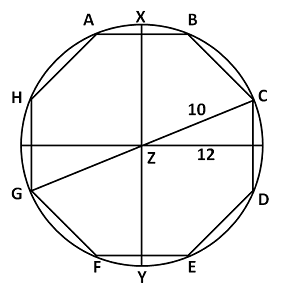
#> input picture experiments/data/images/0030.png, 282 x 299 px, found by its file name
$ python corner_detector.py
#> lines starting #> are read from the running program, lines starting #| are printed output that depends on the picture; after the words box and inside, x2 and y2 are one past the last pixel; in counts of white or black regions, pixels touching at a corner belong together
#> further down, img is the input picture: shape (299, 282, 3); min 0, max 255, mean 241.5
### diagram_parser/text_detector.py
import cv2.cv2 as cv2
import numpy as np
from numpy import cos, sin
from experiments.params import Params


# [4 lines left out: function preprocess, not called in this run]


def threshold_image(image):
    thresh = cv2.threshold(image, 200, 255, cv2.THRESH_BINARY)[1]
    return thresh


def connected_components_and_threshold(image):
    gray = image
    threshold = cv2.threshold(gray, -1, 255, cv2.THRESH_OTSU)[1]  # ensure binary
    components = cv2.connectedComponentsWithStats(threshold, connectivity=8)
    stats = components[2]
    stats_with_small_areas = stats[1:]
    areas = [stat[2]*stat[3] for stat in stats_with_small_areas]
    if len(areas) < 2:
        return components, -1, threshold
    area_threshold = sorted(areas)[-2]

    return components, area_threshold, threshold


# [150 lines left out: functions get_component_roi, imshow_components, white_out_components_with_threshold, remove_text, text_components_with_centroids, rotate_points and 1 more, not called in this run]

# [3 lines that do not run on import are left out]

### diagram_parser/corner_detector.py
import cv2.cv2 as cv2
import numpy as np
from diagram_parser.text_detector import connected_components_and_threshold
from experiments.params import Params


def distance(x1, y1, x2, y2):
    return np.linalg.norm((x2 - x1, y2 - y1))


def get_corners(image):
    #    gray = cv2.cvtColor(image, cv2.COLOR_BGR2GRAY)
    gray = image

    #    masked = remove_text(gray)
    masked = image
    # PARAM corner_detector_gaussian_blur_ksize
    # PARAM corner_detector_gaussian_blur_sigma
    blur_params = Params.params['corner_detector_gaussian_blur_params']
    masked = cv2.GaussianBlur(masked, (blur_params[0], blur_params[0]), blur_params[1])
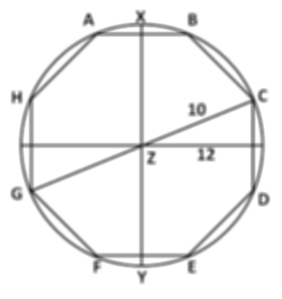
#> masked: shape (299, 282); min 40, max 255, mean 241.5
    # PARAM harris_sobel_ksize
    # PARAM harris_blocksize
    # PARAM harris_k
    harris_params = Params.params['corner_harris_params']
    corners = cv2.cornerHarris(masked, harris_params[0], harris_params[1], harris_params[2])
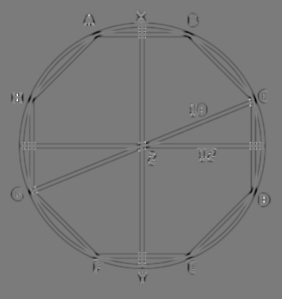
#> corners: shape (299, 282) float32; min -0.00144, max 0.00153, mean -2.42e-05; drawn with min black and max white
    dilated_corners = cv2.dilate(corners, None)
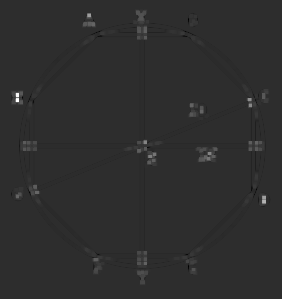
#> dilated_corners: shape (299, 282) float32; min -0.000335, max 0.00153, mean 4.55e-06; drawn with min black and max white
    # PARAM corner_response_params
    ksize = int(Params.params['corner_response_map_ksize'])
    iters = int(Params.params['corner_response_map_iters'])
    kernel = np.ones((ksize, ksize), dtype=np.uint8)
    response_map = cv2.dilate(corners, kernel=kernel, iterations=iters)
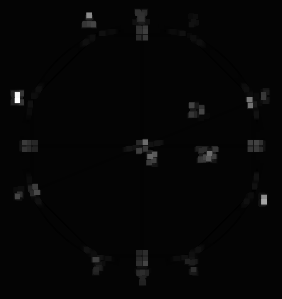
#> response_map: shape (299, 282) float32; min -2.66e-05, max 0.00153, mean 1.22e-05; drawn with min black and max white
    scaled = response_map / response_map.max()
    scaled *= 255
    scaled = np.maximum(np.zeros_like(scaled), scaled)
    int_image = np.zeros_like(scaled, dtype=np.uint8)
    for i in range(scaled.shape[0]):
        for j in range(scaled.shape[1]):
            int_image[i][j] = round(scaled[i][j])
    _, int_image = cv2.threshold(int_image, 1, 255, cv2.THRESH_BINARY)
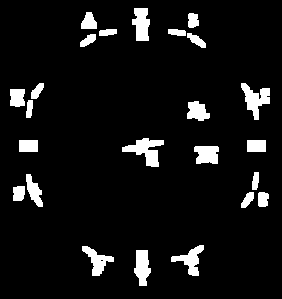
#> int_image: shape (299, 282); 7.2% white; 24 white regions, largest, box (x1, y1, x2, y2) and area: (122, 138, 164, 167) 571, (241, 83, 270, 120) 517, (132, 8, 150, 41) 444

    filtered_dest = np.zeros_like(dilated_corners)
    # PARAM corner_detector_corner_threshold
    is_corner_thresh = Params.params['corner_detector_is_corner_threshold']
    filtered_dest[dilated_corners > is_corner_thresh * dilated_corners.max()] = 255
    uint8_filtered_dest = np.uint8(filtered_dest)
    (_, components, _, centroids), _, _ = connected_components_and_threshold(uint8_filtered_dest)

    return int_image, centroids[1:]


def draw_corners(image, points):
    image_copy = image.copy()
    for point in points:
        int_point = map(lambda f: int(f), point)  # convert coordinates to ints
        cv2.circle(image_copy, tuple(int_point), 2, [0, 255, 0], thickness=-1)
#> this loop made 43 passes
#> point on passes 1 to 12: [140.3, 16.45], [88.5, 15.8], [88.63, 23.87], [147, 21], [192, 22.5], [141.6, 32.27], [102, 33], [182, 33], [85, 42], [199, 42], [38, 89], [265.1, 95.5]
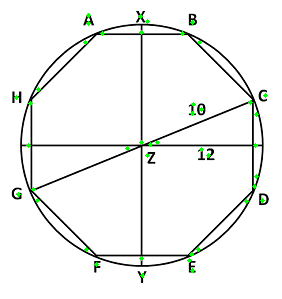
#> image_copy: shape (299, 282, 3); 0.66% of pixels changed, all inside (x1, y1, x2, y2) = (14, 13, 268, 278)
    return image_copy

if __name__ == '__main__':
    img = cv2.imread('../experiments/data/complex/0030.png')
    gray = cv2.cvtColor(img, cv2.COLOR_BGR2GRAY)
    corners = get_corners(gray)
    cv2.imshow('corners', draw_corners(img, corners[1]))
    cv2.waitKey()

$ run again, with experiments/data/images/0001.png copied over experiments/data/images/0030.png
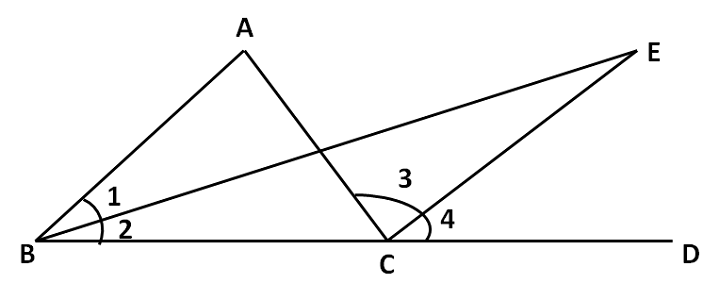
#> input picture experiments/data/images/0001.png, 719 x 300 px, found by its file name
#> img is the input picture: shape (300, 719, 3); min 0, max 255, mean 246.2
#> in get_corners, `_, int_image = cv2.threshold(int_image, 1, 255, cv2.THRESH_BINARY)`:
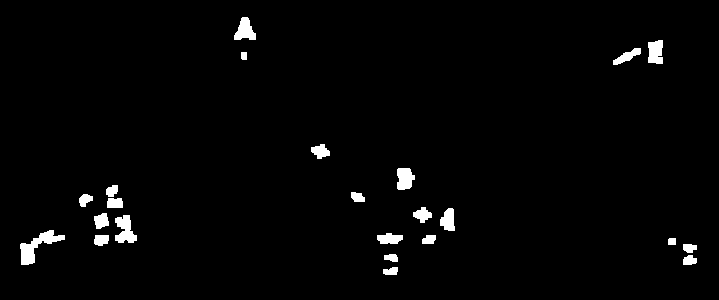
#> int_image: shape (300, 719); 2% white; 23 white regions, largest, box (x1, y1, x2, y2) and area: (20, 230, 65, 265) 575, (115, 215, 137, 243) 395, (234, 17, 256, 40) 323
#> the loop in draw_corners, `for point in points:` made 30 passes
#> point on passes 1 to 8: [244.7, 26.06], [237.9, 35.59], [251.8, 35.59], [654.9, 51.72], [635.7, 51.19], [243.7, 55], [621.6, 58.64], [320.1, 151]
#> after the loop in draw_corners, `for point in points:`:
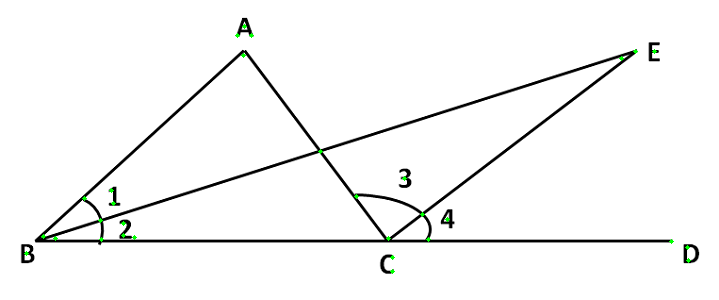
#> image_copy: shape (300, 719, 3); 0.18% of pixels changed, all inside (x1, y1, x2, y2) = (24, 24, 691, 274)

$ run again, with experiments/data/images/0002.png copied over experiments/data/images/0030.png
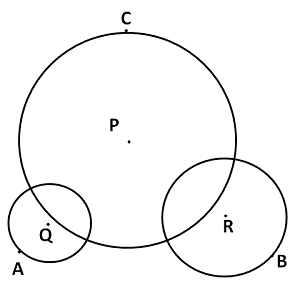
#> input picture experiments/data/images/0002.png, 300 x 293 px, found by its file name
#> img is the input picture: shape (293, 300, 3); min 0, max 255, mean 246.7
#> in get_corners, `_, int_image = cv2.threshold(int_image, 1, 255, cv2.THRESH_BINARY)`:
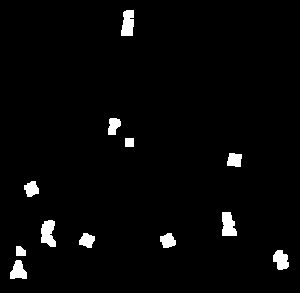
#> int_image: shape (293, 300); 2.7% white; 12 white regions, largest, box (x1, y1, x2, y2) and area: (41, 220, 56, 247) 299, (121, 10, 134, 36) 283, (222, 212, 237, 236) 283
#> the loop in draw_corners, `for point in points:` made 14 passes
#> point on passes 1 to 8: [128.3, 18.44], [126, 32.25], [112.6, 125.7], [129, 141.5], [234.1, 159.4], [31.05, 188.6], [227.9, 224.8], [47.67, 233.1]
#> after the loop in draw_corners, `for point in points:`:
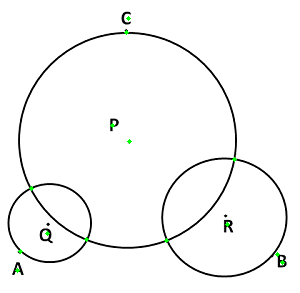
#> image_copy: shape (293, 300, 3); 0.21% of pixels changed, all inside (x1, y1, x2, y2) = (15, 16, 285, 273)
